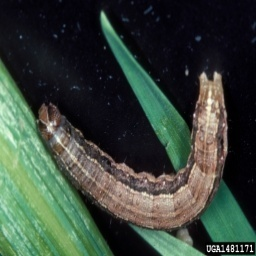
#> input picture imagem_original.jpg, 256 x 256 px
$ python aplicar_filtro_wiener.py
#> lines starting #> are read from the running program, lines starting #| are printed output that depends on the picture
import cv2 as cv
import numpy as np

from matplotlib import pyplot as plt

from skimage import color, restoration

#from add_ruido_branco import add_ruido_branco

imagem_original = cv.imread('imagem_original.jpg')
#> imagem_original is the input picture: shape (256, 256, 3); mean B, G, R 58.1, 68.2, 56.5
imagem_original = cv.cvtColor(imagem_original, cv.COLOR_BGR2RGB)
plt.figure()
plt.title('imagem_original')
plt.imshow(imagem_original)
plt.axis('off')

n = 3
psf = np.ones((n, n)) / n**2

#imagem_ruidosa_livro = conv2(imagem_original, psf, 'same')
#imagem_ruidosa_livro += 5 * np.std(imagem_original.shape) * np.random.standard_normal(imagem_original.shape)

imagem_ruido_gaussiano = cv.imread('imagem_ruido_gaussiano.jpg')
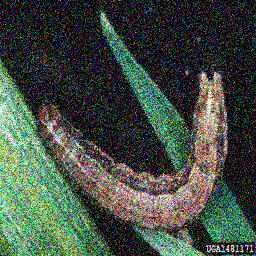
#> input picture imagem_ruido_gaussiano.jpg, 256 x 256 px
#> imagem_ruido_gaussiano is the input picture: shape (256, 256, 3); mean B, G, R 67.7, 77.7, 67.3
imagem_ruido_gaussiano = cv.cvtColor(imagem_ruido_gaussiano, cv.COLOR_BGR2RGB)
plt.figure()
plt.title('imagem_ruido_gaussiano')
plt.imshow(imagem_ruido_gaussiano)
plt.axis('off')
#imagem_ruido_gaussiano = add_ruido_gaussiano(imagem_original)
#imagem_ruido_sal_e_pimenta = color.rgb2gray(imread('imagem_ruido_sal_e_pimenta.jpg'))


#imagem_livro_restaurada, _ = restoration.unsupervised_wiener(imagem_ruidosa_livro, psf)

imagem_filtro_wiener_ruido_gaussiano, _ = restoration.unsupervised_wiener(color.rgb2gray(imagem_ruido_gaussiano), psf)
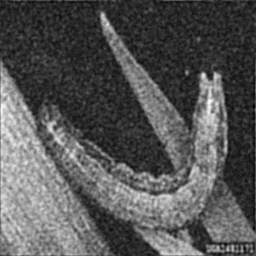
#> imagem_filtro_wiener_ruido_gaussiano: shape (256, 256) float64; min -0.0677, max 1, mean 0.293; drawn with min black and max white
plt.imsave('imagem_filtro_wiener_ruido_gaussiano.jpg', imagem_filtro_wiener_ruido_gaussiano)
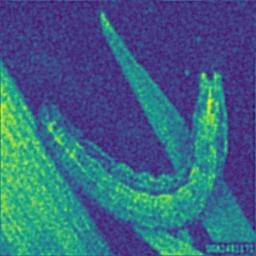
#> saved as imagem_filtro_wiener_ruido_gaussiano.jpg: shape (256, 256, 3); mean R, G, B 57.4, 100.6, 130.4
#imagem_filtro_wiener_ruido_gaussiano = color.rgb2gray(imagem_filtro_wiener_ruido_gaussiano)
plt.figure()
plt.gray()
plt.title('imagem_filtro_wiener_ruido_gaussiano')
plt.imshow(imagem_filtro_wiener_ruido_gaussiano)
plt.axis('off')


imagem_filtro_wiener_ruido_gaussiano = cv.imread('imagem_filtro_wiener_ruido_gaussiano.jpg', 0)
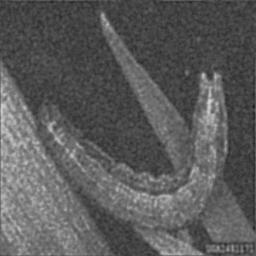
#> imagem_filtro_wiener_ruido_gaussiano: shape (256, 256); min 27, max 214, mean 91.1
#imagem_filtro_wiener_ruido_gaussiano = cv.cvtColor(imagem_filtro_wiener_ruido_gaussiano, cv.COLOR_BGR2RGB)
plt.imsave('imagem_filtro_wiener_ruido_gaussiano.jpg', imagem_filtro_wiener_ruido_gaussiano)

imagem_ruido_sal_e_pimenta = cv.imread('imagem_ruido_sal_e_pimenta.jpg')
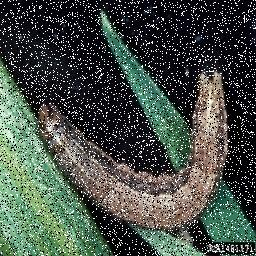
#> input picture imagem_ruido_sal_e_pimenta.jpg, 256 x 256 px
#> imagem_ruido_sal_e_pimenta is the input picture: shape (256, 256, 3); mean B, G, R 72.1, 79.7, 71.1
imagem_filtro_wiener_ruido_sal_e_pimenta, _ = restoration.unsupervised_wiener(color.rgb2gray(imagem_ruido_sal_e_pimenta), psf)
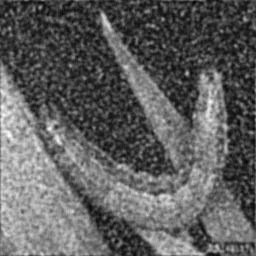
#> imagem_filtro_wiener_ruido_sal_e_pimenta: shape (256, 256) float64; min -0.113, max 1, mean 0.304; drawn with min black and max white
plt.imsave('imagem_filtro_wiener_ruido_sal_e_pimenta.jpg', imagem_filtro_wiener_ruido_sal_e_pimenta)
plt.figure()
plt.gray()
plt.title('imagem_filtro_wiener_ruido_sal_e_pimenta')
plt.imshow(imagem_filtro_wiener_ruido_sal_e_pimenta)
plt.axis('off')
# [15 lines of commented-out code are left out]


plt.show()

print('FIM')
